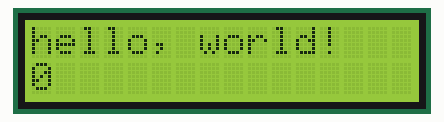
A sketch run on a simulated Arduino Uno, built with avr-gcc and run on an emulated ATmega328P. Parts: 16×2 character LCD.

Above: at 0.1 s.
At 4.1 s:
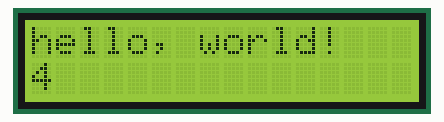
At 9.1 s:
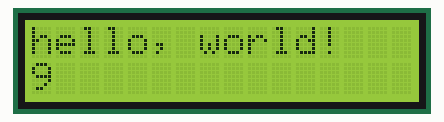
At 19.2 s:
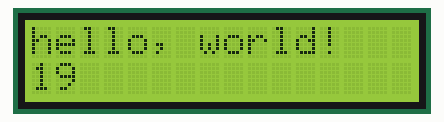
At 29.1 s:
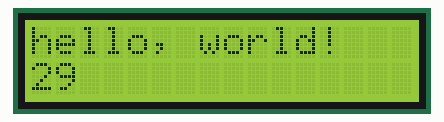
At 38.2 s:
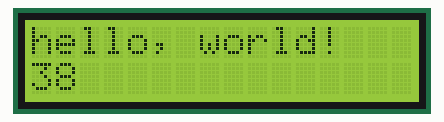

Measured:
- what the display in image 1 shows lasts 1.0 s, from 4.1 s to 5.1 s

The sketch:

time_display.ino
```cpp
// include the library code:
#include <LiquidCrystal.h>

// initialize the library with the numbers of the interface pins
LiquidCrystal lcd(7, 8, 9, 10, 11, 12);
int start_time;

void setup() {
  // set up the LCD's number of columns and rows:
  lcd.begin(16, 2);
  // Print a message to the LCD.
  lcd.print("hello, world!");

  start_time = millis();
}

void loop() {
  // set the cursor to column 0, line 1
  // (note: line 1 is the second row, since counting begins with 0):
  lcd.setCursor(0, 1);
  // print the number of seconds since reset:
  lcd.print((millis()-start_time)/1000);
  delay(100);
}
```
